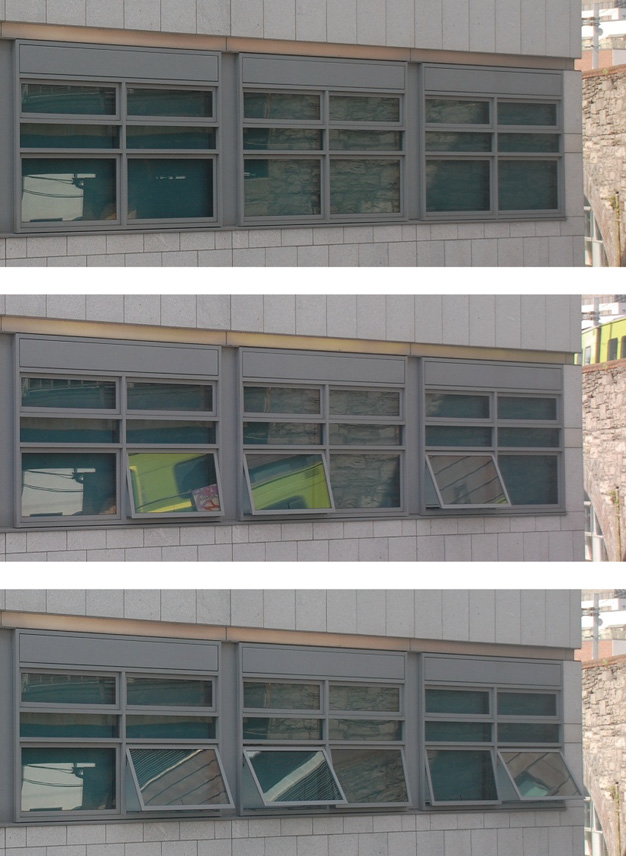
#> input picture prob12/prob12.bmp, 626 x 856 px
$ python prob12.py
#> lines starting #> are read from the running program, lines starting #| are printed output that depends on the picture; after the words box and inside, x2 and y2 are one past the last pixel; in counts of white or black regions, pixels touching at a corner belong together
### utilities.py
__author__ = 'Johnson'
import numpy as np
import matplotlib.pyplot as plt
import matplotlib.axes as axes

# [5 lines left out: function my_range, not called in this run]

def my_imshow(img, ax=None, show=False, **kwargs):
    if ax is None:
        ax = plt.gca()
    # [7 lines left out: function format_coord, not called in this run]
    im = ax.imshow(img, **kwargs)
    # ax.invert_yaxis()
    ax.format_coord = format_coord
    plt.draw()
    if(show):
        plt.show()
    return im

# [136 lines left out: functions plot_mip, compare_vol, display_projections, not called in this run]

import math

class Point:

    # [59 lines left out: functions __init__, __add__, __sub__, length, normalize, dot, not called in this run]

    def __str__(self):
        return "Point (%f,%f)" % (self.x, self.y)

class Rectangle:
    """
    rectangle class
    """
    # [32 lines left out: functions __init__, contains, not called in this run]

class Line:

    # [99 lines left out: functions __init__, LineIntersectsLine, GetLinesIntersection, AngleBetweenLines, LineIntersectsRect, not called in this run]

import math

# [146 lines left out: functions rotation_matrix, rot2anglesExtrinsic, test_rot2anglesExtrinsic, not called in this run]

def rot2anglesIntrinsic(R, order='zyx'):
    return rot2anglesExtrinsic(R, order)[::-1]


def rand_color():
    return np.random.randint(0,255,(1,3))[0]

# [52 lines left out: functions euler231ToQuat, gimbal_lock_example, not called in this run]

### prob12.py
__author__ = 'Johnson'

import cv2
import numpy as np
from utilities import my_imshow
import matplotlib.pyplot as plt
import matplotlib.cm as cm

filename = "./prob12/prob12.bmp"
image = cv2.imread(filename)
#> image is the input picture: shape (856, 626, 3); mean B, G, R 122.9, 124.5, 123.9
gray_img = cv2.cvtColor(image, cv2.COLOR_BGR2GRAY)
(w, h) = gray_img.shape
#> w = 856; h = 626

ystops = [0, 280, 580, w]
#> ystops = [0, 280, 580, 856]
images = []
for i in range(3):
    img = gray_img[ystops[i]:ystops[i+1],:]
    img[img>100] = 0
    images.append(img)
    plt.subplot(2,1,1)
    my_imshow(img, cmap=cm.Greys_r)
    # get edges of the image
    filter_image = cv2.blur(img, ksize=(5,5))
    edge_image = cv2.Canny(filter_image, threshold1=0, threshold2=60, apertureSize=3)
    plt.subplot(2,1,2)
    my_imshow(edge_image, cmap=cm.Greys_r)
    plt.show()
#> this loop made 3 passes
#> pass 1, `img = gray_img[ystops[i]:ystops[i+1],:]`:
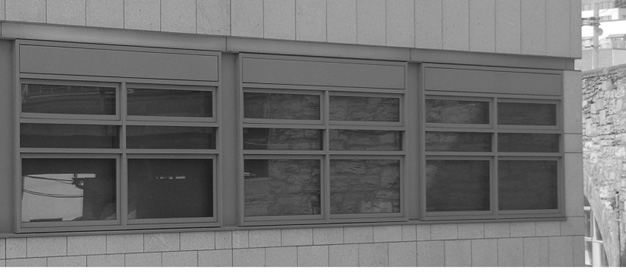
#> img: shape (280, 626); min 23, max 255, mean 117.1
#> pass 1, `filter_image = cv2.blur(img, ksize=(5,5))`:
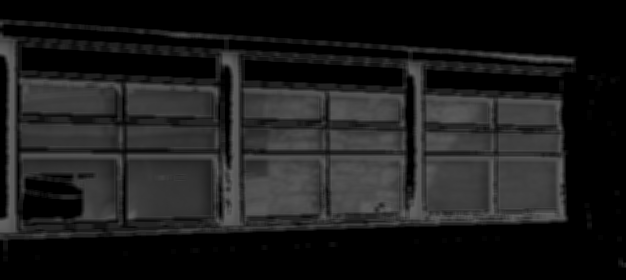
#> filter_image: shape (280, 626); min 0, max 99, mean 27.8
#> pass 1, `edge_image = cv2.Canny(filter_image, threshold1=0, threshold2=60, aper..`:
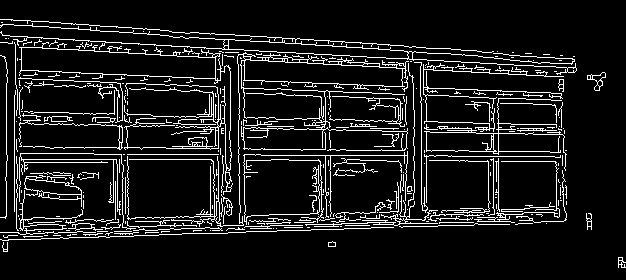
#> edge_image: shape (280, 626); 10.1% white in thin lines or dots, all inside (x1, y1, x2, y2) = (0, 19, 626, 268)
#> pass 1, `plt.show()`:
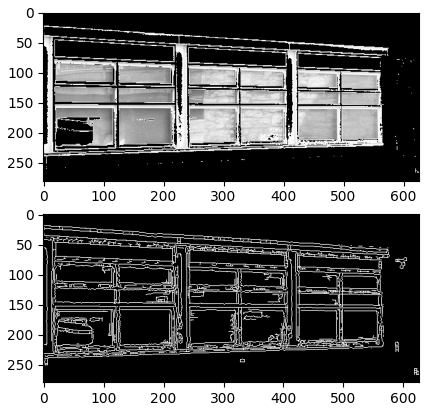
#> figure drawn by matplotlib, 2 panels
#> after the loop:
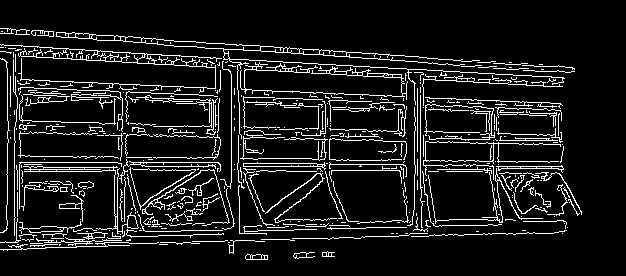
#> edge_image: shape (276, 626); 10.2% white in thin lines or dots, all inside (x1, y1, x2, y2) = (0, 28, 582, 260)
#> after the loop:
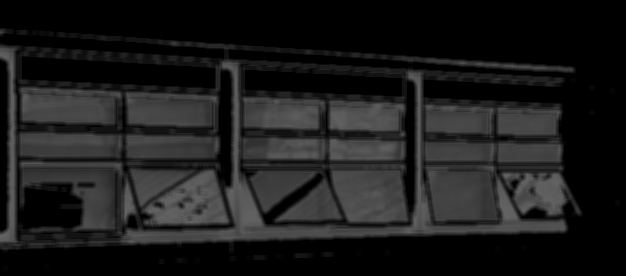
#> filter_image: shape (276, 626); min 0, max 99, mean 27.5
#> after the loop:
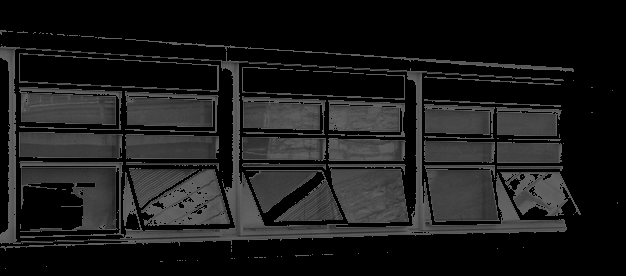
#> img: shape (276, 626); min 0, max 100, mean 27.4
#> after the loop, images = 3 items
